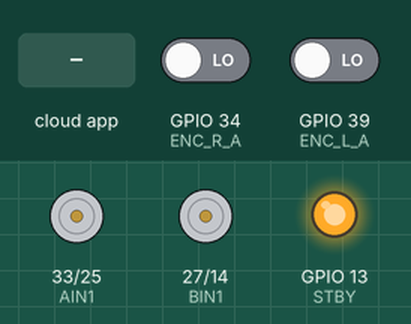
The sketch below on a simulated ESP32. Shown: motor-driver pin pairs drawn as motors (green arrow = first pin HIGH = forward, orange = second pin HIGH = backward, longer = more drive, scaled by the enable pin, stopped while the standby pin is LOW), output pins drawn as LEDs (lit = HIGH). The test bench sets the inputs (shaded band); at power-on: GPIO 34 (ENC_R_A) LOW, GPIO 39 (ENC_L_A) LOW. The ROS host is connected and sends only what is stated; what the sketch prints to the serial monitor is not drawn.

Above: at 3.2 s.
3.3 s: the phone or cloud app sets linear.x to -100
At 4.0 s:
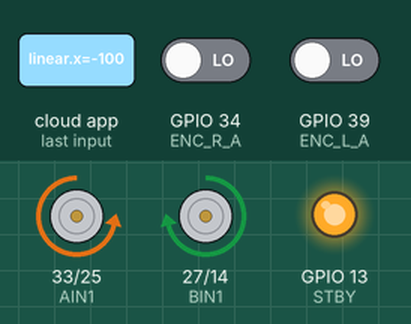
6.0 s: the phone or cloud app sets angular.z to -100
At 6.17 s:
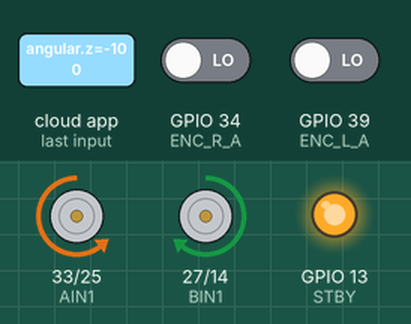
9.0 s: the phone or cloud app sets linear.x to 0
12.0 s: the phone or cloud app sets angular.z to 100
15.0 s: the phone or cloud app sets linear.x to 100
At 16.03 s:
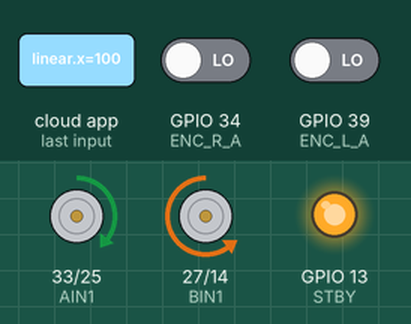
18.0 s: the phone or cloud app sets angular.z to 0
At 18.5 s:
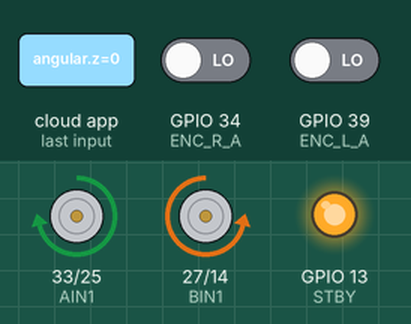
Timing chart, 0 to 21.0 s (numbered marks = the images above; inputs shaded):
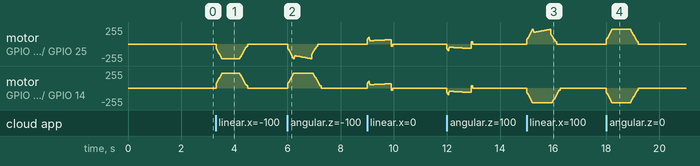

Measured:
- after the input at 3.3 s, motor on GPIO 27 (BIN1) / GPIO 14 (BIN2): rises from stopped to forward 219/255 in 0.21 s, then falls to stopped in 0.98 s
- after the input at 6.0 s, motor on GPIO 27 (BIN1) / GPIO 14 (BIN2): rises from stopped to forward 219/255 in 0.21 s, then falls to stopped in 1.0 s
- after the input at 18.0 s, motor on GPIO 33 (AIN1) / GPIO 25 (AIN2): rises from stopped to forward 219/255 in 0.21 s, then falls to stopped in 1.0 s

The sketch:

Code_Cmd_vel_Odom_micro_ros.ino
```cpp
#include <micro_ros_arduino.h>

#include <geometry_msgs/msg/twist.h>
#include <nav_msgs/msg/odometry.h>

#include <rcl/rcl.h>
#include <rclc/rclc.h>
#include <rclc/executor.h>

#include <math.h>

// ======================================================
// MOTORS
// ======================================================

#define PWMB 26
#define BIN1 27
#define BIN2 14

#define PWMA 32
#define AIN1 33
#define AIN2 25

#define STBY 13

// ======================================================
// ENCODERS
// ======================================================

#define ENC_R_A 34
#define ENC_R_B 35

#define ENC_L_A 39
#define ENC_L_B 36

volatile long encR = 0;
volatile long encL = 0;

// ======================================================
// PWM
// ======================================================

#define PWM_FREQ 5000
#define PWM_RES 8

#define CH_R 0
#define CH_L 1

// ======================================================
// ROBOT PARAMETERS
// ======================================================

const float WHEEL_RADIUS = 0.03235;
const float WHEEL_BASE   = 0.18;
const float PPR          = 4230.0;

// ======================================================
// MOTOR INVERSION
// ======================================================

#define INVERT_RIGHT false
#define INVERT_LEFT  true

// ======================================================
// CONTROL
// ======================================================

float targetRPM_R = 0.0;
float targetRPM_L = 0.0;

// TARGETS SUAVIZADOS
float smoothTargetR = 0.0;
float smoothTargetL = 0.0;

float rpmR = 0.0;
float rpmL = 0.0;

float rpmR_f = 0.0;
float rpmL_f = 0.0;

float alpha = 0.25;

// ======================================================
// PID
// ======================================================

float kp = 1.8;//2.52522;
float ki = 0.8;//2.0829;
float kd = 0.15;//1.305;

float eR = 0;
float eL = 0;

float eR_prev = 0;
float eL_prev = 0;

float iR = 0;
float iL = 0;

int pwmR = 0;
int pwmL = 0;

// ======================================================
// PWM LIMITS
// ======================================================

const int MAX_PWM = 220;
const int MIN_PWM = 35;

// ======================================================
// TARGET RAMP
// ======================================================

// RPM máximas que pueden cambiar cada ciclo
const float TARGET_RAMP = 8.0;

// ======================================================
// ODOM
// ======================================================

float x = 0.0;
float y = 0.0;
float theta = 0.0;

// ======================================================
// ROS
// ======================================================

rcl_node_t node;
rclc_executor_t executor;
rcl_allocator_t allocator;
rclc_support_t support;

rcl_subscription_t sub_cmd;
rcl_publisher_t pub_odom;

geometry_msgs__msg__Twist cmd_msg;
nav_msgs__msg__Odometry odom_msg;

// ======================================================
// WATCHDOG
// ======================================================

unsigned long last_cmd_time = 0;

const unsigned long CMD_TIMEOUT = 900;

// ======================================================
// ISR RIGHT
// ======================================================

// SOLO CANAL A
// MÁS ESTABLE

void encR_ISR()
{
  if (digitalRead(ENC_R_A) ==
      digitalRead(ENC_R_B))
  {
    encR++;
  }
  else
  {
    encR--;
  }
}

// ======================================================
// ISR LEFT
// ======================================================

void encL_ISR()
{
  if (digitalRead(ENC_L_A) ==
      digitalRead(ENC_L_B))
  {
    encL++;
  }
  else
  {
    encL--;
  }
}

// ======================================================
// CMD_VEL CALLBACK
// ======================================================

void cmdVelCallback(const void * msgin)
{
  const geometry_msgs__msg__Twist * msg =
    (const geometry_msgs__msg__Twist *)msgin;

  last_cmd_time = millis();

  //------------------------------------------
  // LIMITS
  //------------------------------------------

  float linear =
    constrain(
      msg->linear.x,
      -0.40,
      0.40);

  float angular =
    constrain(
      msg->angular.z,
      -2.5,
      2.5);

  //------------------------------------------
  // DIFFERENTIAL DRIVE
  //------------------------------------------

  float vR =
    linear +
    (WHEEL_BASE / 2.0) * angular;

  float vL =
    linear -
    (WHEEL_BASE / 2.0) * angular;

  //------------------------------------------
  // M/S -> RPM
  //------------------------------------------

  targetRPM_R =
    (vR * 60.0) /
    (2.0 * PI * WHEEL_RADIUS);

  targetRPM_L =
    (vL * 60.0) /
    (2.0 * PI * WHEEL_RADIUS);
}

// ======================================================
// MOTOR DRIVER
// ======================================================

void driveMotor(
  int pwm,
  int in1,
  int in2,
  int channel,
  bool invert)
{
  //------------------------------------------
  // DIRECTION
  //------------------------------------------

  bool dir = pwm >= 0;

  if (invert)
    dir = !dir;

  //------------------------------------------
  // PWM VALUE
  //------------------------------------------

  int value = abs(pwm);

  //------------------------------------------
  // DEADZONE
  //------------------------------------------

  if (value > 0 && value < MIN_PWM)
    value = MIN_PWM;

  //------------------------------------------

  value =
    constrain(
      value,
      0,
      MAX_PWM);

  //------------------------------------------
  // DIRECTION
  //------------------------------------------

  if (dir)
  {
    digitalWrite(in1, LOW);
    digitalWrite(in2, HIGH);
  }
  else
  {
    digitalWrite(in1, HIGH);
    digitalWrite(in2, LOW);
  }

  //------------------------------------------
  // PWM
  //------------------------------------------

  ledcWrite(channel, value);
}

// ======================================================
// TARGET RAMP FUNCTION
// ======================================================

float rampTarget(
  float current,
  float target,
  float step)
{
  if (current < target)
  {
    current += step;

    if (current > target)
      current = target;
  }
  else if (current > target)
  {
    current -= step;

    if (current < target)
      current = target;
  }

  return current;
}

// ======================================================
// SETUP
// ======================================================

void setup()
{
  Serial.begin(115200);

  //------------------------------------------
  // micro-ROS
  //------------------------------------------

  set_microros_transports();

  delay(2000);

  //------------------------------------------
  // MOTOR DRIVER
  //------------------------------------------

  pinMode(STBY, OUTPUT);
  digitalWrite(STBY, HIGH);

  pinMode(BIN1, OUTPUT);
  pinMode(BIN2, OUTPUT);

  pinMode(AIN1, OUTPUT);
  pinMode(AIN2, OUTPUT);

  //------------------------------------------
  // PWM
  //------------------------------------------

  ledcSetup(CH_R, PWM_FREQ, PWM_RES);
  ledcAttachPin(PWMB, CH_R);

  ledcSetup(CH_L, PWM_FREQ, PWM_RES);
  ledcAttachPin(PWMA, CH_L);

  //------------------------------------------
  // ENCODERS
  //------------------------------------------

  pinMode(ENC_R_A, INPUT);
  pinMode(ENC_R_B, INPUT);

  pinMode(ENC_L_A, INPUT);
  pinMode(ENC_L_B, INPUT);

  attachInterrupt(
    digitalPinToInterrupt(ENC_R_A),
    encR_ISR,
    CHANGE);

  attachInterrupt(
    digitalPinToInterrupt(ENC_L_A),
    encL_ISR,
    CHANGE);

  //------------------------------------------
  // ROS2
  //------------------------------------------

  allocator =
    rcl_get_default_allocator();

  rclc_support_init(
    &support,
    0,
    NULL,
    &allocator);

  //------------------------------------------

  rclc_node_init_default(
    &node,
    "esp32_robot",
    "",
    &support);

  //------------------------------------------
  // SUBSCRIBER
  //------------------------------------------

  rclc_subscription_init_best_effort(
    &sub_cmd,
    &node,
    ROSIDL_GET_MSG_TYPE_SUPPORT(
      geometry_msgs,
      msg,
      Twist),
    "/cmd_vel");

  //------------------------------------------
  // PUBLISHER
  //------------------------------------------

  rclc_publisher_init_default(
    &pub_odom,
    &node,
    ROSIDL_GET_MSG_TYPE_SUPPORT(
      nav_msgs,
      msg,
      Odometry),
    "/odom");

  //------------------------------------------
  // EXECUTOR
  //------------------------------------------

  rclc_executor_init(
    &executor,
    &support.context,
    1,
    &allocator);

  //------------------------------------------

  rclc_executor_add_subscription(
    &executor,
    &sub_cmd,
    &cmd_msg,
    &cmdVelCallback,
    ON_NEW_DATA);

  //------------------------------------------

  last_cmd_time = millis();

  Serial.println("ETAPA 2 ESTABLE");
}

// ======================================================
// LOOP
// ======================================================

void loop()
{
  //------------------------------------------
  // ROS
  //------------------------------------------

  rclc_executor_spin_some(
    &executor,
    RCL_MS_TO_NS(10));

  //------------------------------------------
  // CONTROL LOOP
  //------------------------------------------

  static unsigned long last_time = millis();

  if (millis() - last_time >= 20)
  {
    float dt =
      (millis() - last_time) / 1000.0;

    last_time = millis();

    //--------------------------------------
    // WATCHDOG
    //--------------------------------------

    if (millis() - last_cmd_time >
        CMD_TIMEOUT)
    {
      targetRPM_R = 0;
      targetRPM_L = 0;
    }

    //--------------------------------------
    // TARGET RAMP
    //--------------------------------------

    smoothTargetR =
      rampTarget(
        smoothTargetR,
        targetRPM_R,
        TARGET_RAMP);

    smoothTargetL =
      rampTarget(
        smoothTargetL,
        targetRPM_L,
        TARGET_RAMP);

    //--------------------------------------
    // READ ENCODERS
    //--------------------------------------

    static long prevR = 0;
    static long prevL = 0;

    long currentR = encR;
    long currentL = encL;

    long deltaR = currentR - prevR;
    long deltaL = currentL - prevL;

    prevR = currentR;
    prevL = currentL;

    //--------------------------------------
    // RPM
    //--------------------------------------

    rpmR =
      (deltaR / PPR) *
      (60.0 / dt);

    rpmL =
      (deltaL / PPR) *
      (60.0 / dt);

    //--------------------------------------
    // FIX LEFT ENCODER
    //--------------------------------------

    rpmL = -rpmL;

    //--------------------------------------
    // FILTER
    //--------------------------------------

    rpmR_f =
      alpha * rpmR +
      (1.0 - alpha) * rpmR_f;

    rpmL_f =
      alpha * rpmL +
      (1.0 - alpha) * rpmL_f;

    //--------------------------------------
    // RIGHT PID
    //--------------------------------------

    if (abs(smoothTargetR) < 1.0)
    {
      pwmR = 0;

      iR = 0;
      eR_prev = 0;
    }
    else
    {
      eR =
        smoothTargetR -
        rpmR_f;

      iR += eR * dt;

      iR =
        constrain(iR, -80, 80);

      float dR =
        (eR - eR_prev) / dt;

      eR_prev = eR;

      pwmR =
        kp * eR +
        ki * iR +
        kd * dR;
    }

    //--------------------------------------
    // LEFT PID
    //--------------------------------------

    if (abs(smoothTargetL) < 1.0)
    {
      pwmL = 0;

      iL = 0;
      eL_prev = 0;
    }
    else
    {
      eL =
        smoothTargetL -
        rpmL_f;

      iL += eL * dt;

      iL =
        constrain(iL, -80, 80);

      float dL =
        (eL - eL_prev) / dt;

      eL_prev = eL;

      pwmL =
        kp * eL +
        ki * iL +
        kd * dL;
    }

    //--------------------------------------
    // LIMIT PWM
    //--------------------------------------

    pwmR =
      constrain(
        pwmR,
        -MAX_PWM,
        MAX_PWM);

    pwmL =
      constrain(
        pwmL,
        -MAX_PWM,
        MAX_PWM);

    //--------------------------------------
    // DRIVE
    //--------------------------------------

    driveMotor(
      pwmR,
      BIN1,
      BIN2,
      CH_R,
      INVERT_RIGHT);

    driveMotor(
      pwmL,
      AIN1,
      AIN2,
      CH_L,
      INVERT_LEFT);

    //--------------------------------------
    // ODOM
    //--------------------------------------

    float vR =
      (rpmR_f * 2.0 * PI * WHEEL_RADIUS)
      / 60.0;

    float vL =
      (rpmL_f * 2.0 * PI * WHEEL_RADIUS)
      / 60.0;

    float linear =
      (vR + vL) / 2.0;

    float angular =
      (vR - vL) / WHEEL_BASE;

    theta += angular * dt;

    x += linear * cos(theta) * dt;
    y += linear * sin(theta) * dt;

    //--------------------------------------
    // ODOM MSG
    //--------------------------------------

    odom_msg.header.frame_id.data =
      (char*)"odom";

    odom_msg.child_frame_id.data =
      (char*)"base_link";

    odom_msg.pose.pose.position.x = x;
    odom_msg.pose.pose.position.y = y;
    odom_msg.pose.pose.position.z = 0.0;

    //--------------------------------------
    // QUATERNION
    //--------------------------------------

    odom_msg.pose.pose.orientation.x = 0.0;
    odom_msg.pose.pose.orientation.y = 0.0;

    odom_msg.pose.pose.orientation.z =
      sin(theta / 2.0);

    odom_msg.pose.pose.orientation.w =
      cos(theta / 2.0);

    //--------------------------------------

    odom_msg.twist.twist.linear.x =
      linear;

    odom_msg.twist.twist.angular.z =
      angular;

    //--------------------------------------
    // PUBLISH
    //--------------------------------------

    rcl_publish(
      &pub_odom,
      &odom_msg,
      NULL);
  }
}
```
